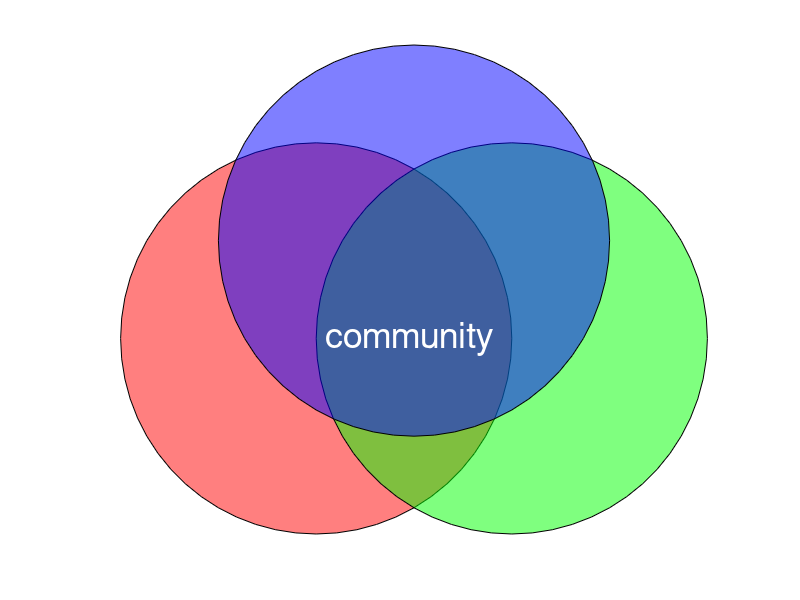

Source code (MATLAB):


1;  # script
function h = venn_circle (x, y, r, c)
d = 2 * r;
h = rectangle (...
  "Position", [x - r, y - r, d, d], ...
  "Curvature", [1,1], ...
  "FaceColor", c, ...
  "FaceAlpha", 0.5);
daspect ([1,1,1]);
endfunction

venn_circle (0, 0, 2, "r");
venn_circle (2, 0, 2, "g");
venn_circle (1, 1, 2, "b");
text (0, 0, " community ", ...
  "FontSize", 26, ...
  "Color", "w");
axis off;

print -dpng /Users/hakankilicaslan/GitHub/Octave_TR_Doc/assets/img/venn_diagram.png
